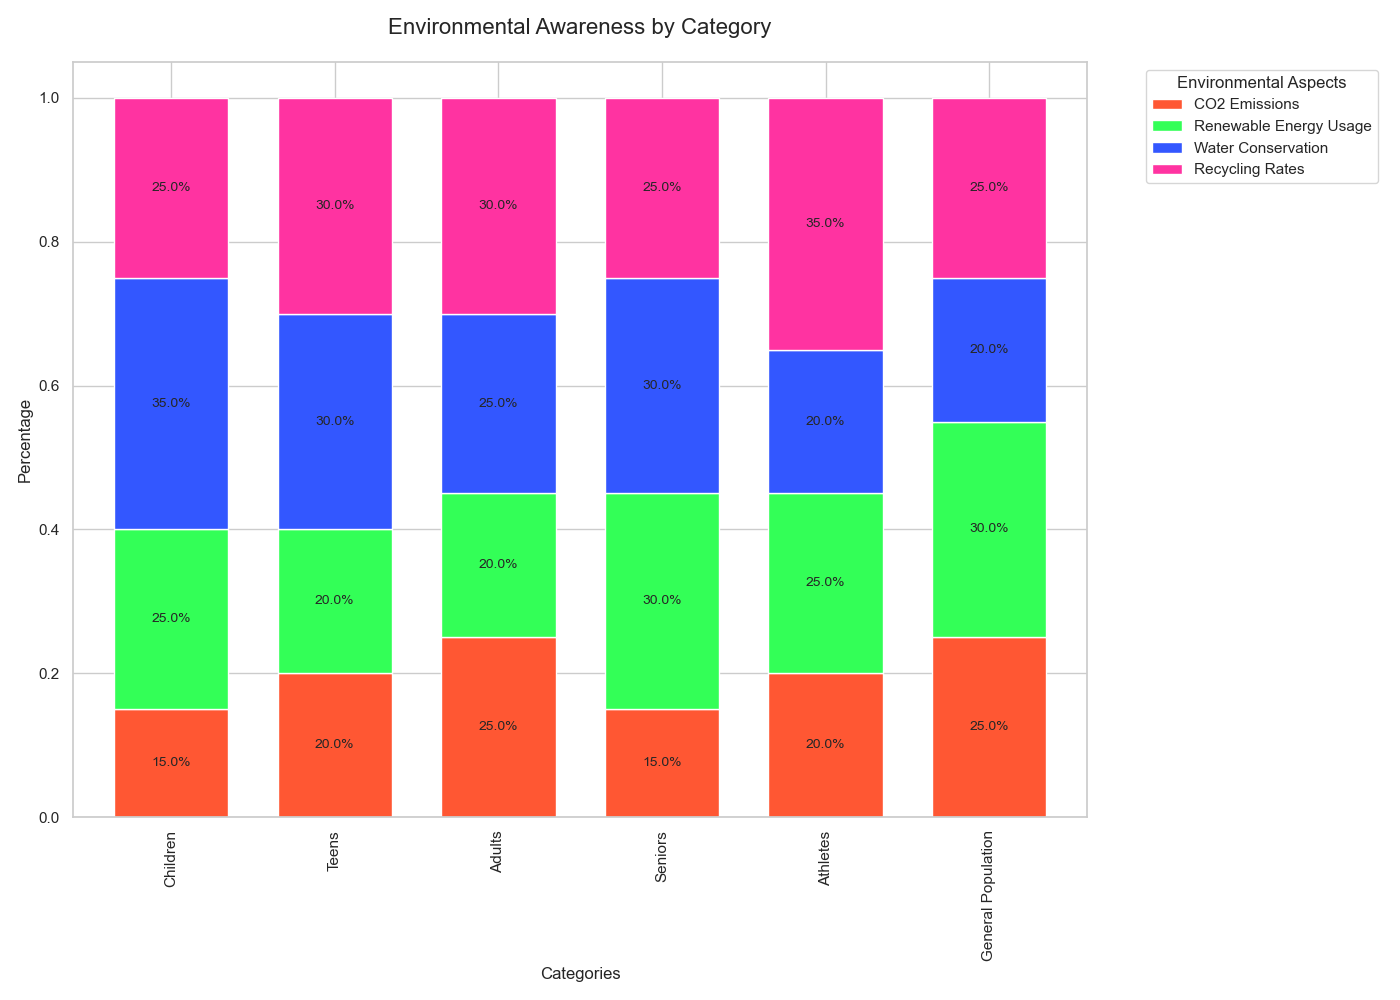

Recreate this plot in Python.

import matplotlib.pyplot as plt
import seaborn as sns
import pandas as pd

data = {
    'Category': ['Children', 'Teens', 'Adults', 'Seniors', 'Athletes', 'General Population'],
    'CO2 Emissions': [15, 20, 25, 15, 20, 25],
    'Renewable Energy Usage': [25, 20, 20, 30, 25, 30],
    'Water Conservation': [35, 30, 25, 30, 20, 20],
    'Recycling Rates': [25, 30, 30, 25, 35, 25],
}

df = pd.DataFrame(data)

df_percentage = df.set_index('Category')
df_percentage = df_percentage.divide(df_percentage.sum(axis=1), axis=0)

fig, ax = plt.subplots(figsize=(14, 10))
df_percentage.plot(kind='bar', stacked=True, color=['#FF5733', '#33FF57', '#3357FF', '#FF33A1'], ax=ax, width=0.7)

for n in df_percentage:
    for i, (cs, ab, pc) in enumerate(zip(df_percentage.iloc[:, :].cumsum(1)[n], 
                                          df_percentage[n], df_percentage[n])):
        if pc > 0:
            plt.text(i, cs - ab / 2, str(round(pc * 100, 1)) + '%', va='center', ha='center', fontsize=10)

plt.title('Environmental Awareness by Category', pad=20, fontsize=16)
ax.set_ylabel('Percentage')
ax.set_xlabel('Categories')
plt.legend(title='Environmental Aspects', bbox_to_anchor=(1.05, 1), loc='upper left')

plt.tight_layout()
plt.show()
